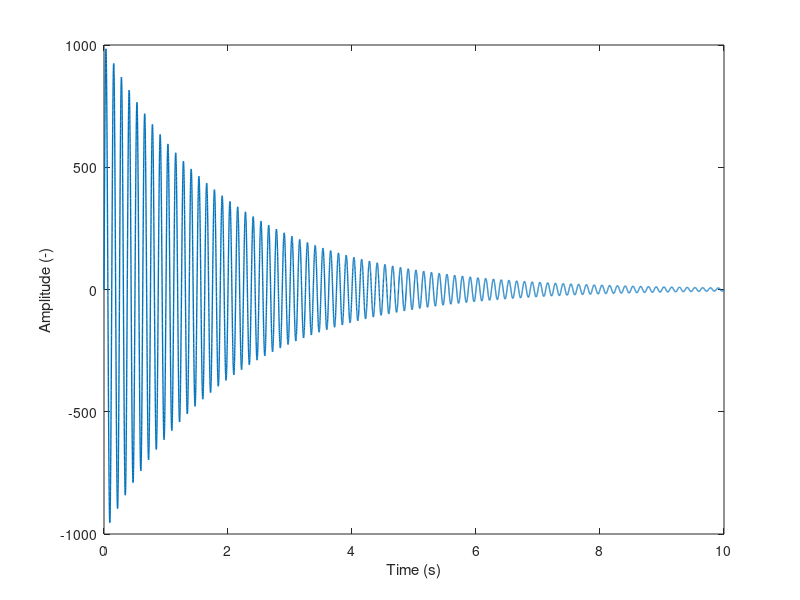
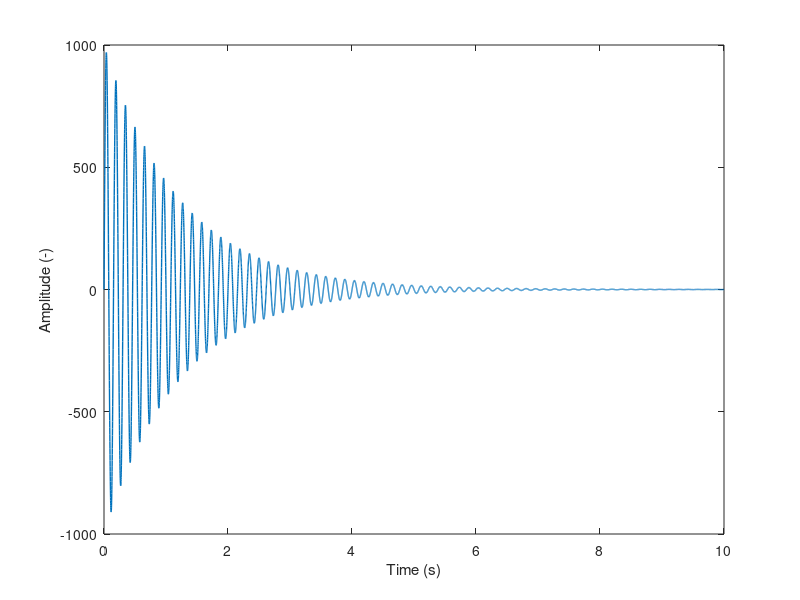

Here is the MATLAB script that generated these plots, in order: (Note: this script raises an error after producing the figures.)
%% Test file for logarithmic decrement approach using prescribed signal

% Cristina Riso
% criso@gatech.edu

clearvars 
close all
clc

% add paths from previous folder
addpath('..\00_Utilities');


%% Problem parameters (from Bousman and Winkler, 1981) 

% amplitude
A = 1000.0; 

% undamped frequency (Hz and rad/s)
f_1 = 8.0; omega_1 = f_1*2.0*pi;
f_2 = 6.5; omega_2 = f_2*2.0*pi;

% undamped period (s)
T_1 = 1.0/f_1;
T_2 = 1.0/f_2;

% viscous damping factor
zeta_1 = 0.01; 
zeta_2 = 0.02;

% damped frequency (Hz and rad/s)
omega_d_1 = omega_1*sqrt(1.0-zeta_1^2);
omega_d_2 = omega_2*sqrt(1.0-zeta_2^2);

% damped period (s)
T_d_1 = 2.0*pi/omega_d_1;
T_d_2 = 2.0*pi/omega_d_2;

% time discretization (s)
t_i = 0.0; t_f = 10.0; dt = 0.001; t = t_i:dt:t_f;


%% Compute signal 

% frequency component 1
x_1 = A*exp(-zeta_1*omega_1.*t).*sin(omega_d_1*t);

% frequency component 2
x_2 = A*exp(-zeta_2*omega_2.*t).*sin(omega_d_2*t);

% plot frequency component 1
figure(1); plot(t,x_1,'LineWidth',1);
xlabel('Time (s)'); ylabel('Amplitude (-)');
axis([t_i t_f -A A]); hold all;

% plot frequency component 2
figure(2); plot(t,x_2,'LineWidth',1);
xlabel('Time (s)'); ylabel('Amplitude (-)');
axis([t_i t_f -A A]); hold all;							   


%% Define logarithmic decrement parameters

% minimum peak
peak_min = A/100;

% peaks from start and end
peak_from_start = 1; peak_from_end = 0;

% signal selection
signal_index = 1;


%% Apply logarithmic decrement to signal manually

% select signal
switch signal_index
    case 1
        x = x_1; T_d = T_d_1; T = T_1; omega_d = omega_d_1; omega = omega_1; zeta = zeta_1;
    case 2
        x = x_2; T_d = T_d_2; T = T_2; omega_d = omega_d_2; omega = omega_2; zeta = zeta_2;
end

% compute reference damping
lambda = -zeta*omega;

% find peaks 
[r_peaks,locs] = findpeaks(x,'MinPeakHeight',peak_min); t_peaks = t(locs);

% select peaks
r_peaks = r_peaks(peak_from_start:end-peak_from_end);
t_peaks = t_peaks(peak_from_start:end-peak_from_end);

% plot peaks
figure(signal_index); 
plot(t_peaks,r_peaks,'ko','MarkerFaceColor','k','MarkerSize',6);

% compute period of damped motion
T_d_approx = t_peaks(end)-t_peaks(end-1);

% compute frequency of damped motion
omega_d_approx = 2.0*pi/T_d_approx;

% extract selected peaks 
r_peak_1 = r_peaks(1);
r_peak_2 = r_peaks(end);

% compute number of cycles between peaks
n_cycles = length(r_peaks)-1;

% compute logarithmic decrement
delta_approx = log(r_peak_1/r_peak_2)/n_cycles;

% compute viscous damping factor
zeta_approx = delta_approx/sqrt(delta_approx^2+4.0*pi^2);

% compute undamped frequency
omega_approx = omega_d_approx/sqrt(1.0-zeta_approx^2);

% compute damping (coefficient of exponential decay)
lambda_approx = -zeta_approx*omega_approx;


%% Verification of manually computed values 

% verification of damping
err_lambda = (lambda_approx-lambda)/lambda*100;


%% Apply logarithmic decrement to signal using functions

% compute peaks for logathmic decrement calculation
[t_peaks, r_peaks] = compute_peaks(t,x,0.0,'one','upper',peak_min,peak_from_start,peak_from_end);

% plot peaks
plot(t_peaks,r_peaks,'rs','MarkerFaceColor','r','MarkerSize',4);

% compute damping using logarithmic decrement
lambda_approx_1 = compute_damping_log_dec(t_peaks,r_peaks,1,0);

% verification of damping 
err_lambda_1 = (lambda_approx_1-lambda)/lambda*100;
